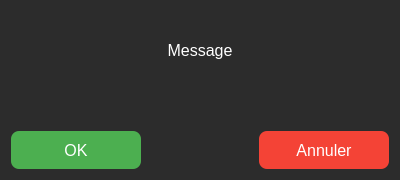
<?xml version="1.0" encoding="UTF-8"?>
<ui version="4.0">
 <class>Dialog</class>
 <widget class="QDialog" name="Dialog">
  <property name="windowModality">
   <enum>Qt::WindowModality::WindowModal</enum>
  </property>
  <property name="geometry">
   <rect>
    <x>0</x>
    <y>0</y>
    <width>400</width>
    <height>180</height>
   </rect>
  </property>
  <property name="windowTitle">
   <string>Dialog</string>
  </property>
  <property name="styleSheet">
   <string notr="true">background-color:#2C2C2C;
color:white;
border-radius:8px;</string>
  </property>
  <property name="modal">
   <bool>true</bool>
  </property>
  <layout class="QVBoxLayout" name="verticalLayout">
   <item>
    <widget class="QLabel" name="lbl_message">
     <property name="font">
      <font>
       <pointsize>12</pointsize>
      </font>
     </property>
     <property name="text">
      <string>Message</string>
     </property>
     <property name="alignment">
      <set>Qt::AlignmentFlag::AlignCenter</set>
     </property>
    </widget>
   </item>
   <item>
    <layout class="QHBoxLayout" name="horizontalLayout">
     <property name="spacing">
      <number>18</number>
     </property>
     <property name="topMargin">
      <number>36</number>
     </property>
     <item>
      <widget class="QPushButton" name="btn_OK">
       <property name="styleSheet">
        <string notr="true">QPushButton{
	background-color: #4caf50;
	border-radius:8px;
	color:white;
	height:38px;
	font-size:16px;
	
}

QPushButton:hover{
	background-color: #4caf20;
	border-radius:8px;
	height:38px;
	font-size:16px;
	
}</string>
       </property>
       <property name="text">
        <string>OK</string>
       </property>
      </widget>
     </item>
     <item>
      <spacer name="horizontalSpacer">
       <property name="orientation">
        <enum>Qt::Orientation::Horizontal</enum>
       </property>
       <property name="sizeType">
        <enum>QSizePolicy::Policy::Maximum</enum>
       </property>
       <property name="sizeHint" stdset="0">
        <size>
         <width>100</width>
         <height>20</height>
        </size>
       </property>
      </spacer>
     </item>
     <item>
      <widget class="QPushButton" name="btn_cancel">
       <property name="styleSheet">
        <string notr="true">QPushButton{
	background-color: #f44336;
	border-radius:8px;
	color:white;
	height:38px;
	font-size:16px;
	
}

QPushButton:hover{
	background-color: #f14316;
	border-radius:8px;
	height:38px;
	font-size:16px;
	
}</string>
       </property>
       <property name="text">
        <string>Annuler</string>
       </property>
      </widget>
     </item>
    </layout>
   </item>
  </layout>
 </widget>
 <resources/>
 <connections/>
</ui>
